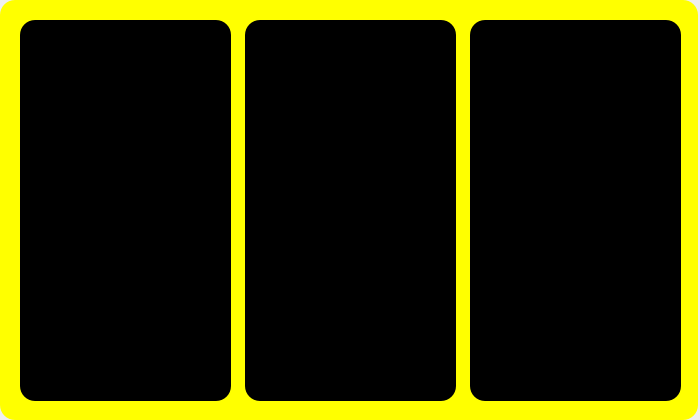
<?xml version="1.0" encoding="UTF-8"?>
<ui version="4.0">
 <class>Form</class>
 <widget class="QWidget" name="Form">
  <property name="geometry">
   <rect>
    <x>0</x>
    <y>0</y>
    <width>700</width>
    <height>420</height>
   </rect>
  </property>
  <property name="palette">
   <palette>
    <active>
     <colorrole role="WindowText">
      <brush brushstyle="SolidPattern">
       <color alpha="255">
        <red>255</red>
        <green>170</green>
        <blue>0</blue>
       </color>
      </brush>
     </colorrole>
     <colorrole role="ButtonText">
      <brush brushstyle="SolidPattern">
       <color alpha="255">
        <red>255</red>
        <green>170</green>
        <blue>0</blue>
       </color>
      </brush>
     </colorrole>
    </active>
    <inactive>
     <colorrole role="WindowText">
      <brush brushstyle="SolidPattern">
       <color alpha="255">
        <red>255</red>
        <green>170</green>
        <blue>0</blue>
       </color>
      </brush>
     </colorrole>
     <colorrole role="ButtonText">
      <brush brushstyle="SolidPattern">
       <color alpha="255">
        <red>255</red>
        <green>170</green>
        <blue>0</blue>
       </color>
      </brush>
     </colorrole>
    </inactive>
    <disabled>
     <colorrole role="WindowText">
      <brush brushstyle="SolidPattern">
       <color alpha="255">
        <red>120</red>
        <green>120</green>
        <blue>120</blue>
       </color>
      </brush>
     </colorrole>
     <colorrole role="ButtonText">
      <brush brushstyle="SolidPattern">
       <color alpha="255">
        <red>120</red>
        <green>120</green>
        <blue>120</blue>
       </color>
      </brush>
     </colorrole>
    </disabled>
   </palette>
  </property>
  <property name="windowTitle">
   <string>Form</string>
  </property>
  <widget class="QTextEdit" name="textEdit">
   <property name="geometry">
    <rect>
     <x>0</x>
     <y>0</y>
     <width>698</width>
     <height>420</height>
    </rect>
   </property>
   <property name="palette">
    <palette>
     <active>
      <colorrole role="Button">
       <brush brushstyle="SolidPattern">
        <color alpha="255">
         <red>255</red>
         <green>255</green>
         <blue>0</blue>
        </color>
       </brush>
      </colorrole>
      <colorrole role="Light">
       <brush brushstyle="SolidPattern">
        <color alpha="255">
         <red>85</red>
         <green>255</green>
         <blue>255</blue>
        </color>
       </brush>
      </colorrole>
      <colorrole role="BrightText">
       <brush brushstyle="SolidPattern">
        <color alpha="255">
         <red>0</red>
         <green>255</green>
         <blue>127</blue>
        </color>
       </brush>
      </colorrole>
      <colorrole role="Base">
       <brush brushstyle="SolidPattern">
        <color alpha="255">
         <red>255</red>
         <green>255</green>
         <blue>0</blue>
        </color>
       </brush>
      </colorrole>
      <colorrole role="Window">
       <brush brushstyle="SolidPattern">
        <color alpha="255">
         <red>255</red>
         <green>255</green>
         <blue>0</blue>
        </color>
       </brush>
      </colorrole>
      <colorrole role="NoRole">
       <brush brushstyle="SolidPattern">
        <color alpha="255">
         <red>170</red>
         <green>255</green>
         <blue>255</blue>
        </color>
       </brush>
      </colorrole>
     </active>
     <inactive>
      <colorrole role="Button">
       <brush brushstyle="SolidPattern">
        <color alpha="255">
         <red>255</red>
         <green>255</green>
         <blue>0</blue>
        </color>
       </brush>
      </colorrole>
      <colorrole role="Light">
       <brush brushstyle="SolidPattern">
        <color alpha="255">
         <red>85</red>
         <green>255</green>
         <blue>255</blue>
        </color>
       </brush>
      </colorrole>
      <colorrole role="BrightText">
       <brush brushstyle="SolidPattern">
        <color alpha="255">
         <red>0</red>
         <green>255</green>
         <blue>127</blue>
        </color>
       </brush>
      </colorrole>
      <colorrole role="Base">
       <brush brushstyle="SolidPattern">
        <color alpha="255">
         <red>255</red>
         <green>255</green>
         <blue>0</blue>
        </color>
       </brush>
      </colorrole>
      <colorrole role="Window">
       <brush brushstyle="SolidPattern">
        <color alpha="255">
         <red>255</red>
         <green>255</green>
         <blue>0</blue>
        </color>
       </brush>
      </colorrole>
      <colorrole role="NoRole">
       <brush brushstyle="SolidPattern">
        <color alpha="255">
         <red>170</red>
         <green>255</green>
         <blue>255</blue>
        </color>
       </brush>
      </colorrole>
     </inactive>
     <disabled>
      <colorrole role="Button">
       <brush brushstyle="SolidPattern">
        <color alpha="255">
         <red>255</red>
         <green>255</green>
         <blue>0</blue>
        </color>
       </brush>
      </colorrole>
      <colorrole role="Light">
       <brush brushstyle="SolidPattern">
        <color alpha="255">
         <red>85</red>
         <green>255</green>
         <blue>255</blue>
        </color>
       </brush>
      </colorrole>
      <colorrole role="BrightText">
       <brush brushstyle="SolidPattern">
        <color alpha="255">
         <red>0</red>
         <green>255</green>
         <blue>127</blue>
        </color>
       </brush>
      </colorrole>
      <colorrole role="Base">
       <brush brushstyle="SolidPattern">
        <color alpha="255">
         <red>255</red>
         <green>255</green>
         <blue>0</blue>
        </color>
       </brush>
      </colorrole>
      <colorrole role="Window">
       <brush brushstyle="SolidPattern">
        <color alpha="255">
         <red>255</red>
         <green>255</green>
         <blue>0</blue>
        </color>
       </brush>
      </colorrole>
      <colorrole role="NoRole">
       <brush brushstyle="SolidPattern">
        <color alpha="255">
         <red>170</red>
         <green>255</green>
         <blue>255</blue>
        </color>
       </brush>
      </colorrole>
     </disabled>
    </palette>
   </property>
   <property name="styleSheet">
    <string notr="true">    background-color: yellow;
    border-style: outset;
    border-width: 0px;
    border-radius: 15px;
    border-color: blue;
    font: bold 14px;
    min-width: 10em;
    padding: 6px;</string>
   </property>
  </widget>
  <widget class="QListWidget" name="lstPayload_2">
   <property name="geometry">
    <rect>
     <x>245</x>
     <y>20</y>
     <width>211</width>
     <height>381</height>
    </rect>
   </property>
   <property name="palette">
    <palette>
     <active>
      <colorrole role="Button">
       <brush brushstyle="SolidPattern">
        <color alpha="255">
         <red>0</red>
         <green>0</green>
         <blue>0</blue>
        </color>
       </brush>
      </colorrole>
      <colorrole role="Text">
       <brush brushstyle="SolidPattern">
        <color alpha="255">
         <red>255</red>
         <green>170</green>
         <blue>0</blue>
        </color>
       </brush>
      </colorrole>
      <colorrole role="Base">
       <brush brushstyle="SolidPattern">
        <color alpha="255">
         <red>0</red>
         <green>0</green>
         <blue>0</blue>
        </color>
       </brush>
      </colorrole>
      <colorrole role="Window">
       <brush brushstyle="SolidPattern">
        <color alpha="255">
         <red>0</red>
         <green>0</green>
         <blue>0</blue>
        </color>
       </brush>
      </colorrole>
     </active>
     <inactive>
      <colorrole role="Button">
       <brush brushstyle="SolidPattern">
        <color alpha="255">
         <red>0</red>
         <green>0</green>
         <blue>0</blue>
        </color>
       </brush>
      </colorrole>
      <colorrole role="Text">
       <brush brushstyle="SolidPattern">
        <color alpha="255">
         <red>255</red>
         <green>170</green>
         <blue>0</blue>
        </color>
       </brush>
      </colorrole>
      <colorrole role="Base">
       <brush brushstyle="SolidPattern">
        <color alpha="255">
         <red>0</red>
         <green>0</green>
         <blue>0</blue>
        </color>
       </brush>
      </colorrole>
      <colorrole role="Window">
       <brush brushstyle="SolidPattern">
        <color alpha="255">
         <red>0</red>
         <green>0</green>
         <blue>0</blue>
        </color>
       </brush>
      </colorrole>
     </inactive>
     <disabled>
      <colorrole role="Button">
       <brush brushstyle="SolidPattern">
        <color alpha="255">
         <red>0</red>
         <green>0</green>
         <blue>0</blue>
        </color>
       </brush>
      </colorrole>
      <colorrole role="Text">
       <brush brushstyle="SolidPattern">
        <color alpha="255">
         <red>120</red>
         <green>120</green>
         <blue>120</blue>
        </color>
       </brush>
      </colorrole>
      <colorrole role="Base">
       <brush brushstyle="SolidPattern">
        <color alpha="255">
         <red>0</red>
         <green>0</green>
         <blue>0</blue>
        </color>
       </brush>
      </colorrole>
      <colorrole role="Window">
       <brush brushstyle="SolidPattern">
        <color alpha="255">
         <red>0</red>
         <green>0</green>
         <blue>0</blue>
        </color>
       </brush>
      </colorrole>
     </disabled>
    </palette>
   </property>
   <property name="font">
    <font>
     <pointsize>24</pointsize>
    </font>
   </property>
   <property name="styleSheet">
    <string notr="true">    background-color: black;
    border-style: outset;
    border-width: 0px;
    border-radius: 15px;
    border-color: black;
    min-width: 10em;
    padding: 6px;</string>
   </property>
  </widget>
  <widget class="QListWidget" name="lstPayload_3">
   <property name="geometry">
    <rect>
     <x>470</x>
     <y>20</y>
     <width>211</width>
     <height>381</height>
    </rect>
   </property>
   <property name="palette">
    <palette>
     <active>
      <colorrole role="Button">
       <brush brushstyle="SolidPattern">
        <color alpha="255">
         <red>0</red>
         <green>0</green>
         <blue>0</blue>
        </color>
       </brush>
      </colorrole>
      <colorrole role="Text">
       <brush brushstyle="SolidPattern">
        <color alpha="255">
         <red>255</red>
         <green>170</green>
         <blue>0</blue>
        </color>
       </brush>
      </colorrole>
      <colorrole role="Base">
       <brush brushstyle="SolidPattern">
        <color alpha="255">
         <red>0</red>
         <green>0</green>
         <blue>0</blue>
        </color>
       </brush>
      </colorrole>
      <colorrole role="Window">
       <brush brushstyle="SolidPattern">
        <color alpha="255">
         <red>0</red>
         <green>0</green>
         <blue>0</blue>
        </color>
       </brush>
      </colorrole>
     </active>
     <inactive>
      <colorrole role="Button">
       <brush brushstyle="SolidPattern">
        <color alpha="255">
         <red>0</red>
         <green>0</green>
         <blue>0</blue>
        </color>
       </brush>
      </colorrole>
      <colorrole role="Text">
       <brush brushstyle="SolidPattern">
        <color alpha="255">
         <red>255</red>
         <green>170</green>
         <blue>0</blue>
        </color>
       </brush>
      </colorrole>
      <colorrole role="Base">
       <brush brushstyle="SolidPattern">
        <color alpha="255">
         <red>0</red>
         <green>0</green>
         <blue>0</blue>
        </color>
       </brush>
      </colorrole>
      <colorrole role="Window">
       <brush brushstyle="SolidPattern">
        <color alpha="255">
         <red>0</red>
         <green>0</green>
         <blue>0</blue>
        </color>
       </brush>
      </colorrole>
     </inactive>
     <disabled>
      <colorrole role="Button">
       <brush brushstyle="SolidPattern">
        <color alpha="255">
         <red>0</red>
         <green>0</green>
         <blue>0</blue>
        </color>
       </brush>
      </colorrole>
      <colorrole role="Text">
       <brush brushstyle="SolidPattern">
        <color alpha="255">
         <red>120</red>
         <green>120</green>
         <blue>120</blue>
        </color>
       </brush>
      </colorrole>
      <colorrole role="Base">
       <brush brushstyle="SolidPattern">
        <color alpha="255">
         <red>0</red>
         <green>0</green>
         <blue>0</blue>
        </color>
       </brush>
      </colorrole>
      <colorrole role="Window">
       <brush brushstyle="SolidPattern">
        <color alpha="255">
         <red>0</red>
         <green>0</green>
         <blue>0</blue>
        </color>
       </brush>
      </colorrole>
     </disabled>
    </palette>
   </property>
   <property name="font">
    <font>
     <pointsize>24</pointsize>
    </font>
   </property>
   <property name="styleSheet">
    <string notr="true">    background-color: black;
    border-style: outset;
    border-width: 0px;
    border-radius: 15px;
    border-color: black;
    min-width: 10em;
    padding: 6px;</string>
   </property>
  </widget>
  <widget class="QListWidget" name="lstPayload_1">
   <property name="enabled">
    <bool>true</bool>
   </property>
   <property name="geometry">
    <rect>
     <x>20</x>
     <y>20</y>
     <width>211</width>
     <height>381</height>
    </rect>
   </property>
   <property name="palette">
    <palette>
     <active>
      <colorrole role="Button">
       <brush brushstyle="SolidPattern">
        <color alpha="255">
         <red>0</red>
         <green>0</green>
         <blue>0</blue>
        </color>
       </brush>
      </colorrole>
      <colorrole role="Text">
       <brush brushstyle="SolidPattern">
        <color alpha="255">
         <red>255</red>
         <green>170</green>
         <blue>0</blue>
        </color>
       </brush>
      </colorrole>
      <colorrole role="Base">
       <brush brushstyle="SolidPattern">
        <color alpha="255">
         <red>0</red>
         <green>0</green>
         <blue>0</blue>
        </color>
       </brush>
      </colorrole>
      <colorrole role="Window">
       <brush brushstyle="SolidPattern">
        <color alpha="255">
         <red>0</red>
         <green>0</green>
         <blue>0</blue>
        </color>
       </brush>
      </colorrole>
     </active>
     <inactive>
      <colorrole role="Button">
       <brush brushstyle="SolidPattern">
        <color alpha="255">
         <red>0</red>
         <green>0</green>
         <blue>0</blue>
        </color>
       </brush>
      </colorrole>
      <colorrole role="Text">
       <brush brushstyle="SolidPattern">
        <color alpha="255">
         <red>255</red>
         <green>170</green>
         <blue>0</blue>
        </color>
       </brush>
      </colorrole>
      <colorrole role="Base">
       <brush brushstyle="SolidPattern">
        <color alpha="255">
         <red>0</red>
         <green>0</green>
         <blue>0</blue>
        </color>
       </brush>
      </colorrole>
      <colorrole role="Window">
       <brush brushstyle="SolidPattern">
        <color alpha="255">
         <red>0</red>
         <green>0</green>
         <blue>0</blue>
        </color>
       </brush>
      </colorrole>
     </inactive>
     <disabled>
      <colorrole role="Button">
       <brush brushstyle="SolidPattern">
        <color alpha="255">
         <red>0</red>
         <green>0</green>
         <blue>0</blue>
        </color>
       </brush>
      </colorrole>
      <colorrole role="Text">
       <brush brushstyle="SolidPattern">
        <color alpha="255">
         <red>120</red>
         <green>120</green>
         <blue>120</blue>
        </color>
       </brush>
      </colorrole>
      <colorrole role="Base">
       <brush brushstyle="SolidPattern">
        <color alpha="255">
         <red>0</red>
         <green>0</green>
         <blue>0</blue>
        </color>
       </brush>
      </colorrole>
      <colorrole role="Window">
       <brush brushstyle="SolidPattern">
        <color alpha="255">
         <red>0</red>
         <green>0</green>
         <blue>0</blue>
        </color>
       </brush>
      </colorrole>
     </disabled>
    </palette>
   </property>
   <property name="font">
    <font>
     <pointsize>24</pointsize>
    </font>
   </property>
   <property name="mouseTracking">
    <bool>false</bool>
   </property>
   <property name="focusPolicy">
    <enum>Qt::WheelFocus</enum>
   </property>
   <property name="styleSheet">
    <string notr="true">    background-color: black;
    border-style: outset;
    border-width: 0px;
    border-radius: 15px;
    border-color: black;
    min-width: 10em;
    padding: 6px;</string>
   </property>
  </widget>
 </widget>
 <resources/>
 <connections/>
</ui>
